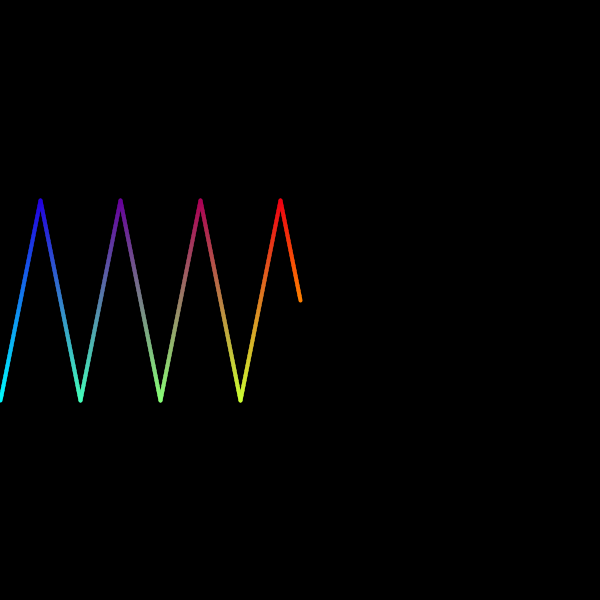
Frame 1 (no input)
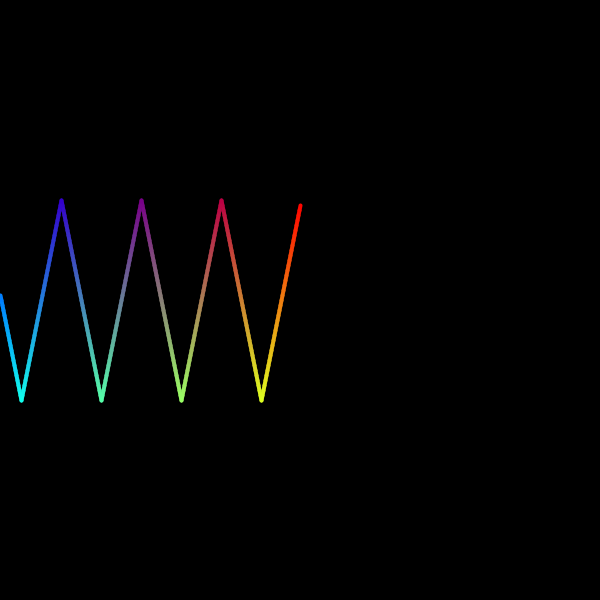
Frame 60 (the mouse pressed at the canvas centre just before this capture)
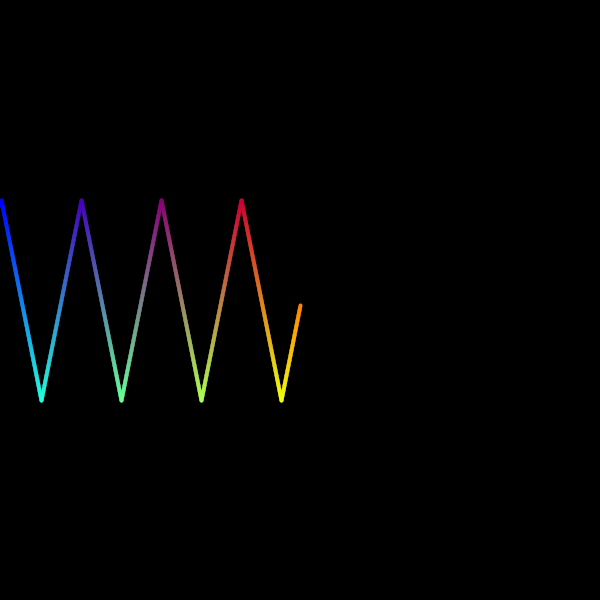
Frame 120 (the mouse held since frame 60 and released just before this capture)

The Processing sketch that drew these frames (run headless with seeded random() and noise(); from frame 60 on, the mouse is pressed at the canvas centre):

// Processing sketch: while_small
// ── while_small.pde
int x = 300;
int y = 300;
int or = 1;
int speed = 5;

void setup() {
  size(600, 600);
  background(0,0,0);

}

void draw() {
  background(0,0,0);
  int xn = x;
  int yn = y;
  int orn = -or;
  while(xn > 0) {
    strokeWeight(4);
    stroke(color((float)xn / (float)x * 255, (float)(yn - 200) / 200.0 * 255 , (1.0 - (float)xn / (float)x) * 255));
    if(yn >= 400 || yn <= 200) orn = -orn;
    line(xn, yn, xn - 1, yn + orn * speed);
    xn = xn - 1;
    yn = yn + orn * speed;
    
  }
  y = y + speed * or;

  if(y >= 400 || y <= 200) {
    or = -or;
  }
  
}
